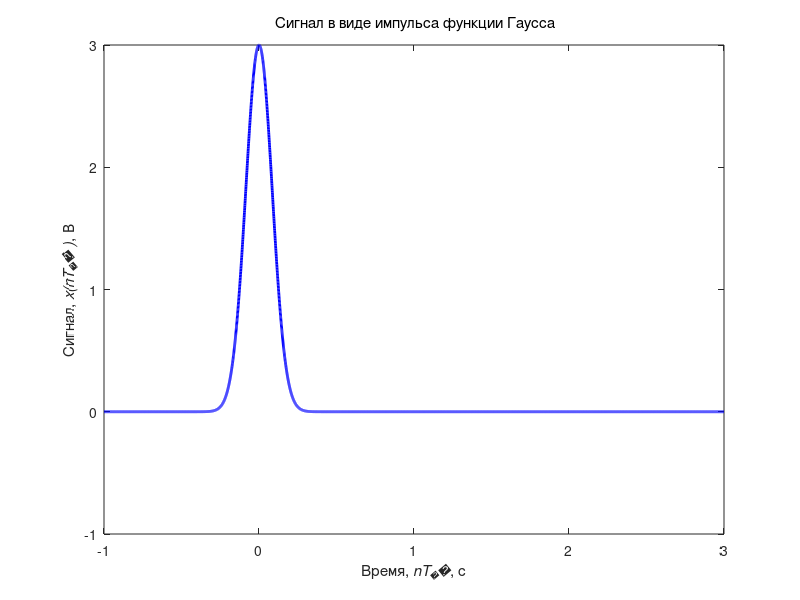
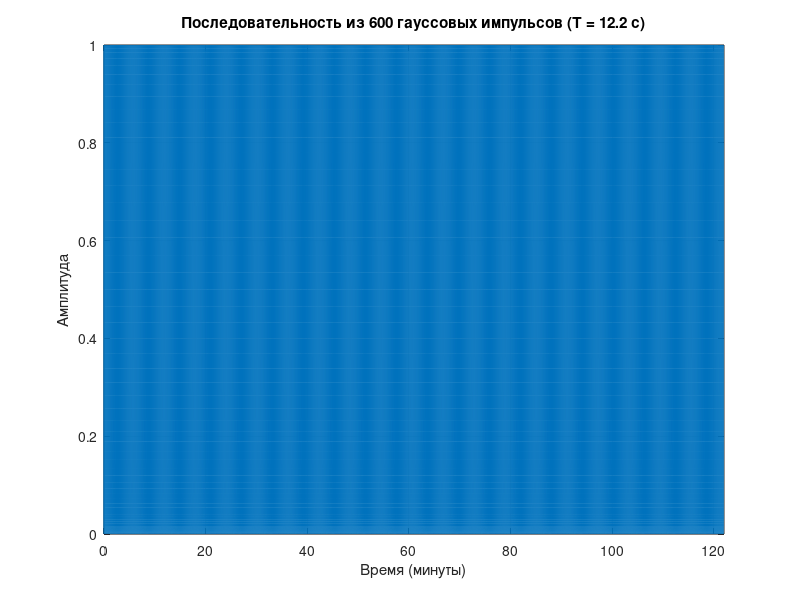
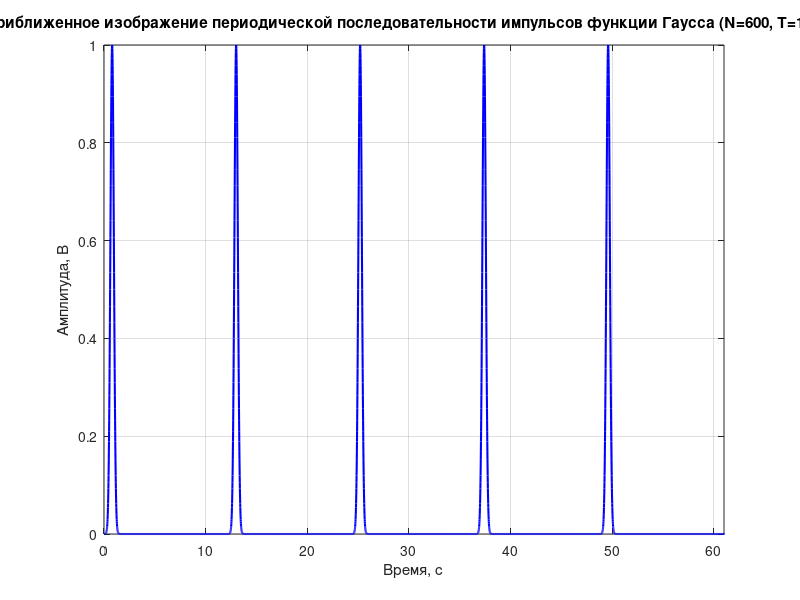
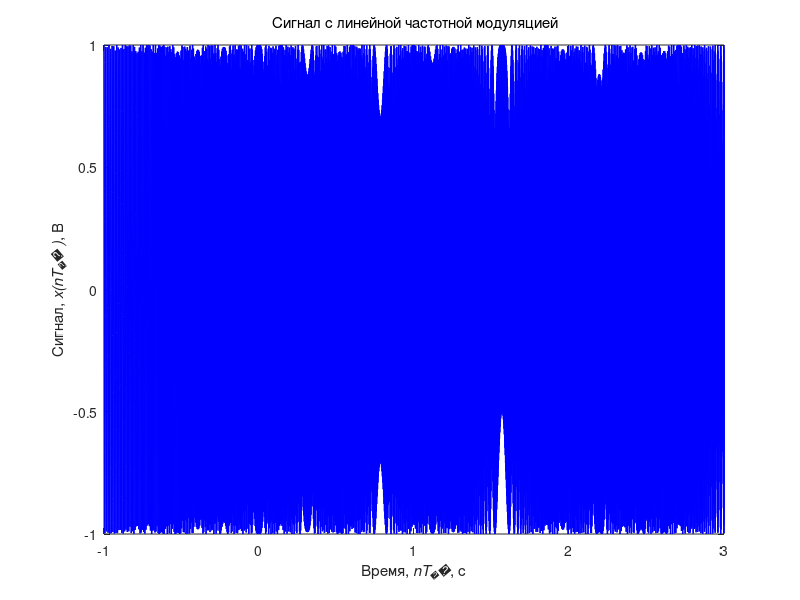

These charts were generated, in order, by the following MATLAB code:
clear all; 
close all; 
clc;
tColor='b';
fColor=[1 0.4 0];
A0=2; % Постоянная составляющая сигнала
A=3; % Амплитуда сигнала
fmin=91; fmax=728; f0=15; % Частота сигнала, Гц
fd=1500; % Частота дискретизации, Гц
tmin=-1; tmax=3; dt=tmax-tmin; % Интервал определения функции
N = dt*fd; % Количество отсчетов

% Моделирование импульса функции Гаусса
xd = linspace(tmin,tmax,N);
zd = A*gaussmf(xd,[0.085 0]);

figure;plot(xd, zd, 'Color', tColor,'LineWidth',2);
axis([tmin tmax -1 A]);
set(get(gcf, 'CurrentAxes'), 'FontSize', 10); 
title({'\rm Сигнал в виде импульса функции Гаусса'});
xlabel('Время,\it nT_д\rm, с'); 
ylabel('Сигнал,\it x(nT_д )\rm, В'); 

% Параметры сигнала
Ni = 600;               % Количество импульсов
T = 12.2;              % Период следования
pulse_duration = 0.4;  % Длительность импульса
fs = 100;             % Частота дискретизации
A = 1;                 % Амплитуда импульсов

total_time = Ni*T;
t_total = 0:1/fs:total_time-1/fs;

d = (0:Ni-1)*T;  

% Гауссов импульс
t_pulse = -pulse_duration*2 : 1/fs : pulse_duration*2;  % Временная ось для шаблона
mu = 0;                                                 % Центр импульса
sigma = pulse_duration/(2*sqrt(2*log(2)));              % Ширина
gauss_pulse = A * exp(-(t_pulse - mu).^2 / (2*sigma^2));

zd = pulstran(t_total, d', gauss_pulse, fs);

t_total_min = t_total / 60; % секунды → минуты

figure;
plot(t_total_min, zd);
xlabel('Время (минуты)');
ylabel('Амплитуда');
title('Последовательность из 600 гауссовых импульсов (T = 12.2 с)');
grid on;

xlim([0, total_time/60]);

figure;
plot(t_total, zd, 'b', 'LineWidth', 1.5);
xlim([0, 5*T]); 
xlabel('Время, с');
ylabel('Амплитуда, В');
title('Приближенное изображение периодической последовательности импульсов функции Гаусса (N=600, T=12.2 с)');
grid on;

tmin0 = tmin+1;
tmax0 = tmax+1;
xd0 = linspace(tmin0,tmax0,N);
zd = A*chirp(xd0,fmin,tmax0,fmax,"linear"); 

figure;
plot(xd, zd, 'Color', tColor,'LineWidth',1);
axis([tmin tmax -A A]); 
set(get(gcf, 'CurrentAxes'), 'FontSize', 10);
title({'\rm Сигнал с линейной частотной модуляцией'});
xlabel('Время,\it nT_д\rm, c');
ylabel('Сигнал,\it x(nT_д )\rm, В');

% энергия и средней мощность сигнала во временной области
Et = 1/fd * sum(zd.^2);
Pt = Et/dt;
% энергия и средней мощность сигнала в частотной области
X = fft(zd,N);
Ew = 1/(fd*N) * sum(abs(X).^2);
% Вывод результата
fprintf('Энергия сигнала во временной области: %f \n', Et);
fprintf('Энергия сигнала в частотной области: %f \n', Ew);
fprintf('Средняя мощность сигнала во временной области: %f \n', Pt);

% амплитудный спектр сигнала
f=0:fd/N:fd-fd/N; 
af = abs(fft(zd)/N);
figure; plot([-fliplr(f(1:end/2)) f(1:end/2)],fftshift(af),...
'Color', fColor,'LineWidth',1);
set(get(gcf, 'CurrentAxes'), 'FontSize', 10); 
title({'\rm Амплитудный спектр сигнала'}); 
xlabel('Частота,\it f\rm, Гц'); 
ylabel('Амплитуда,\it A(f)\rm, В');

% энергетический спектр сигнала
ef = 1/(N*fd) * (abs(fft(zd)).^2); 
figure; plot([-fliplr(f(1:end/2)) f(1:end/2)],fftshift(ef),...
'Color',fColor,'LineWidth',1);
set(get(gcf, 'CurrentAxes'), 'FontSize', 10);
title({'\rm Энергетический спектр сигнала'});
xlabel('Частота,\it f\rm, Гц');
ylabel('Энергия,\it E(f)\rm, Дж');

% спектр мощности сигнала
pf = ef/dt;
figure; plot([-fliplr(f(1:end/2)) f(1:end/2)],fftshift(pf),...
'Color', fColor,'LineWidth',1);
set(get(gcf, 'CurrentAxes'), 'FontSize', 10);
title({'\rm Cпектр мощности сигнала'});
xlabel('Частота,\it f\rm, Гц');
ylabel('Мощность,\it P(f)\rm, Вт');

[pf,ff]=periodogram(zd,rectwin(length(zd)),...
length(zd),fd,'power');
figure;plot(ff,pf, 'Color',fColor,'LineWidth',1);
set(get(gcf, 'CurrentAxes'), 'FontSize',10);
title({'\rmСпектр мощности сигнала',...
'(для положительных значений частоты)'});
xlabel('Частота,\itf\rm, Гц');
ylabel('Мощность,\itP(f)\rm,Вт');

% функция спектральной мощности сигнала
[pf,ff]=periodogram(zd,rectwin(length(zd)),...
length(zd),fd,'psd');
figure; plot(ff,pf, 'Color', fColor,'LineWidth',1);
set(get(gcf, 'CurrentAxes'), 'FontSize', 10);
title({'\rm Функция спектральной плотности мощности'});
xlabel('Частота,\it f\rm, Гц');
ylabel('Плотность мощности,\it S(f)\rm, Вт/Гц');
